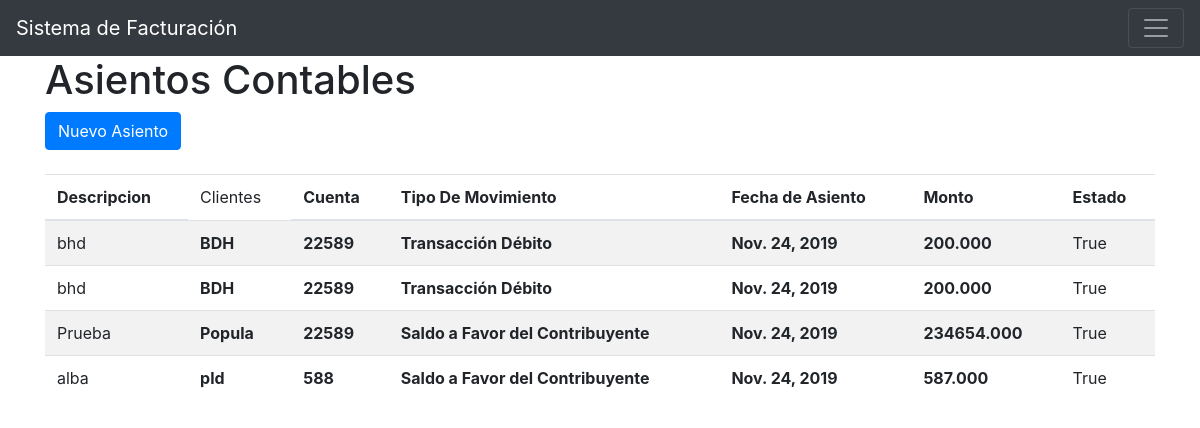
Page /Asientos/ on the committed database.
### Asientos/models.py (models this page shows, shortened)
class Asientos(models.Model):
    descripcion = models.CharField(max_length=200,default="")
    Clientes = models.ForeignKey(Clientes,on_delete=models.CASCADE)
    cuenta = models.CharField(max_length=11)
    tipo_movimiento = MultiSelectField(max_length=200,choices=tipo_movimiento)
    fecha_asiento = models.DateField(null=True)
    monto = models.DecimalField(decimal_places=3,max_digits=10000,default=0)
    estado = models.BooleanField(default=True)

### Clientes/models.py (models this page shows)
class Clientes(models.Model):
    nombre_comercial = models.TextField(blank=True,null=True)
    cedula = models.CharField(max_length=40,null=False,unique=True,)
    cuenta = models.CharField(max_length=40)
    estado = models.BooleanField(default=True)
    def __str__(selt):
        return selt.nombre_comercial

### Asientos/views.py (the view)
def index(request):
    obj=Asientos.objects.all()
    myForm=AsientosForm()
    if request.method=="POST":
      myForm=AsientosForm(request.POST)
    if myForm.is_valid():
        myForm.save()
    else:
        print("hubo un error en el registro")
    context={
        'form':myForm,
        'Asientos':obj,
        'AsientosForm' : AsientosForm()
    }
    return render(request, 'Asientos.html', context)

### Asientos/templates/Asientos.html (shortened to what this page needs)
{% extends 'base.html' %}
{% block title %}
    Asientos Contables
{% endblock title %}
{% block content %}
{% load crispy_forms_tags %}
<button type="button" class="btn btn-primary" data-toggle="modal" data-target="#exampleModal">
    Nuevo Asiento
  </button>
  <br><br>
<table class="table table-striped">
  <thead>
    <tr>
      <th>Descripcion</th>
      <td>Clientes</td>
      <th>Cuenta</th>
      <th>Tipo De Movimiento</th>
      <th>Fecha de Asiento</th>
      <th>Monto</th>
      <th>Estado </th>
    </tr>
  </thead>
  <tbody>
    {% for i in Asientos %}
    <tr>
      <td>{{i.descripcion}}</td>
      <th>{{i.Clientes}}</th>
      <th>{{i.cuenta}}</th>
      <th>{{i.tipo_movimiento}}</th>
      <th>{{i.fecha_asiento}}</th>
      <th>{{i.monto}}</th>
      <td>{{i.estado}}</td>
    </tr>
    {% endfor %}
  </tbody>
</table>
{% endblock %}

### templates/base.html (shortened to what this page needs)
<html>
    <head>
		{% load bootstrap4 %}
		{% bootstrap_css %}
		<link rel="stylesheet" href="https://cdnjs.cloudflare.com/ajax/libs/jquery-datetimepicker/2.5.20/jquery.datetimepicker.min.css" />
    </head>
    <body>
      {% block menu %}
          {% include "menu.html"%}
      {% endblock menu %}
    	<div class="container">
           		<h1>{% block title %}Welcome to my block{% endblock %}</h1>
            	{% block content %}
            	{% endblock %}
    	</div>
    </body>
</html>

### templates/menu.html (shortened to what this page needs)
<nav class="navbar navbar-dark bg-dark">
  <a class="navbar-brand" href="#">Sistema de Facturación</a>
  <button class="navbar-toggler" type="button" data-toggle="collapse" data-target="#navbarSupportedContent" aria-controls="navbarSupportedContent" aria-expanded="false" aria-label="Toggle navigation">
    <span class="navbar-toggler-icon"></span>
  </button>
</nav>

### rows in the picture
Asientos: descripcion "bhd", Clientes "BDH", cuenta "22589", tipo_movimiento "Transacción Débito", fecha_asiento "Nov. 24, 2019", monto "200.000", estado "True"
Asientos: descripcion "bhd", Clientes "BDH", cuenta "22589", tipo_movimiento "Transacción Débito", fecha_asiento "Nov. 24, 2019", monto "200.000", estado "True"
Asientos: descripcion "Prueba", Clientes "Popula", cuenta "22589", tipo_movimiento "Saldo a Favor del Contribuyente", fecha_asiento "Nov. 24, 2019", monto "234654.000", estado "True"
Asientos: descripcion "alba", Clientes "pld", cuenta "588", tipo_movimiento "Saldo a Favor del Contribuyente", fecha_asiento "Nov. 24, 2019", monto "587.000", estado "True"
